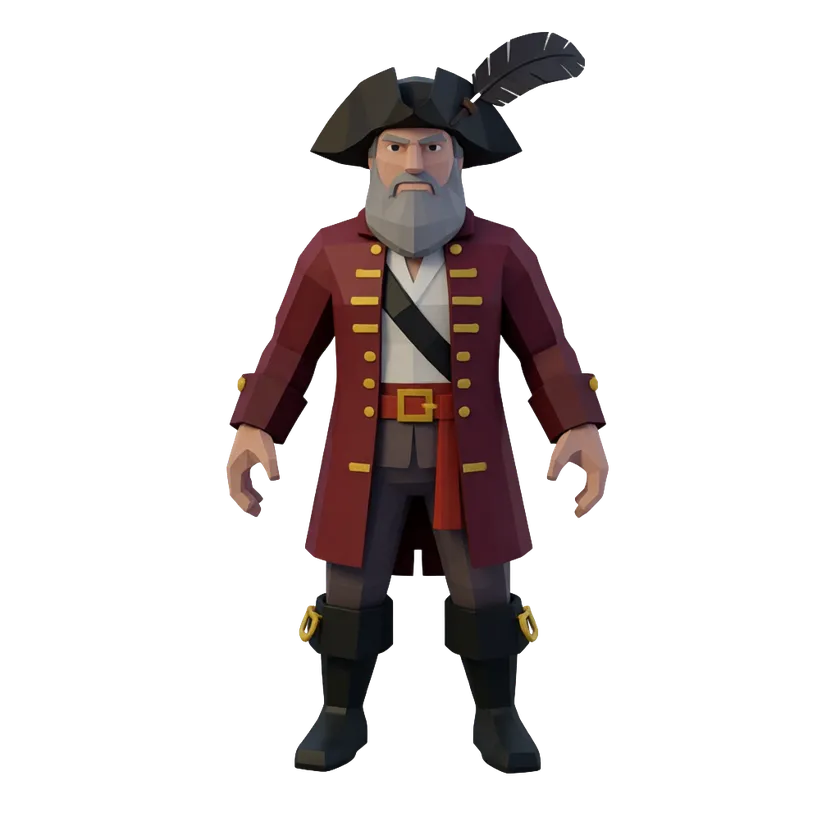
#> input picture capitan.webp, 840 x 840 px, shrunk from 1024 x 1024 before the run
$ python medir_cuerpo.py ../capitan.webp ../cai_callado_plano.png
#> lines starting #> are read from the running program, lines starting #| are printed output that depends on the picture; after the words box and inside, x2 and y2 are one past the last pixel; in counts of white or black regions, pixels touching at a corner belong together
"""Mide en el CONCEPTO donde estan los hombros, las muñecas y las piernas.

Se mide en el dibujo y no en la malla porque la silueta del concepto esta
LIMPIA: es una mancha de alfa sin cejas, bigote ni arrugas, asi que partirla
por filas da islas que son de verdad "brazo, cuerpo, brazo". En la malla, los
mismos cortes se rompian con cada rasgo de la cara y el hombro salia a la
altura de los ojos.

Todo se guarda en FRACCIONES del cuerpo (del alto total, y del ancho de la
silueta a esa misma altura), que es lo que deja aplicarlas a un modelo 3D
normalizado. Uso: python tools/medir_cuerpo.py <concepto.png> <salida.json>
"""
import sys, json
import numpy as np
from PIL import Image

im = Image.open(sys.argv[1]).convert("RGBA")
#> im is the input picture: PIL image 840x840 RGBA; mean R, G, B, A 17.2, 11.9, 11.6, 51.2
a = np.array(im)
op = a[..., 3] > 200
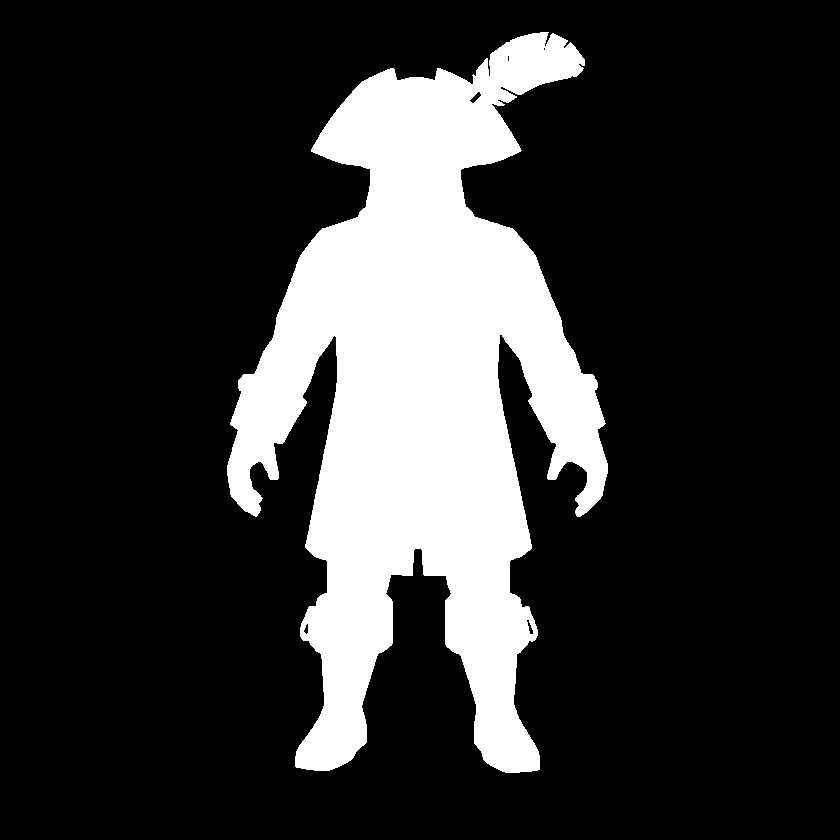
#> op: shape (840, 840) bool; 19.9% white; 1 white region, box (x1, y1, x2, y2) and area: (227, 32, 608, 773) 140467
if op.mean() > 0.98:                       # fondo blanco opaco en vez de alfa
    op = a[..., :3].min(axis=2) < 240
H, W = op.shape
#> H = 840; W = 840
filas = np.nonzero(op.any(axis=1))[0]
#> filas = 741 values from 32 to 772
top, bot = int(filas.min()), int(filas.max())
#> top = 32; bot = 772
alto = bot - top
#> alto = 740
HUECO = max(3, int(alto * 0.012))
#> HUECO = 8

def islas(y):
#> called with y = 32
    xs = np.nonzero(op[y])[0]
#> xs = [540, 541, 542, 543, 544, 545, 546, 547, 548]
    if len(xs) == 0:
        return []
    g = []; ini = 0
    for i in range(1, len(xs)):
        if xs[i] - xs[i - 1] > HUECO:
            g.append((xs[ini], xs[i - 1])); ini = i
#> this loop made 8 passes
#> after the loop, g = []
    g.append((xs[ini], xs[-1]))
    return [x for x in g if x[1] - x[0] >= alto * 0.015]

perfil = {y: islas(y) for y in range(top, bot + 1)}
#> the loop in islas (call 2), `for i in range(1, len(xs)):` made 17 passes
#> perfil = 741 items
tres = [y for y in range(top, bot + 1) if len(perfil[y]) >= 3]
#> tres = 174 values from 72 to 511
dos_abajo = [y for y in range(top + int(alto * 0.6), bot + 1) if len(perfil[y]) == 2]
#> dos_abajo = 221 values from 550 to 770
assert tres, "no se ven los brazos separados del cuerpo en el concepto"

y_hombro, y_muneca = min(tres), max(tres)
#> y_hombro = 72; y_muneca = 511
y_med = (y_hombro + y_muneca) // 2
#> y_med = 291
g = perfil[y_med]
#> g = [(287, 548)]
brazo_px = (abs((g[0][0] + g[0][1]) / 2 - W / 2) + abs((g[-1][0] + g[-1][1]) / 2 - W / 2)) / 2
#> brazo_px = 2.5
ancho_h = perfil[y_hombro][0][0], perfil[y_hombro][-1][1]
#> ancho_h = (380, 580)
ancho_hombro = ancho_h[1] - ancho_h[0]
#> ancho_hombro = 200

if dos_abajo:
    y_entre = min(dos_abajo)
#> y_entre = 550
    gp = perfil[dos_abajo[len(dos_abajo) // 2]]
#> gp = [(322, 375), (462, 516)]
    pierna_px = (abs((gp[0][0] + gp[0][1]) / 2 - W / 2) + abs((gp[-1][0] + gp[-1][1]) / 2 - W / 2)) / 2
#> pierna_px = 70.25
else:
    y_entre = top + int(alto * 0.78); pierna_px = alto * 0.06

met = {
    "hombro_z": (y_hombro - top) / alto,      # 0 = coronilla, 1 = suelo
    "muneca_z": (y_muneca - top) / alto,
    "brazo_x": brazo_px / ancho_hombro,       # del ancho a la altura del hombro
    "cadera_z": (y_entre - top) / alto,
    "pierna_x": pierna_px / ancho_hombro,
    "ancho_hombro": ancho_hombro / alto,
}
#> met = {'hombro_z': 0.0541, 'muneca_z': 0.647, 'brazo_x': 0.0125, 'cadera_z': 0.7, 'pierna_x': 0.351, 'ancho_hombro': 0.27}
json.dump(met, open(sys.argv[2], "w"), indent=1)
print(sys.argv[2], {k: round(v, 4) for k, v in met.items()})
#| ../cai_callado_plano.png {'hombro_z': 0.0541, 'muneca_z': 0.6473, 'brazo_x': 0.0125, 'cadera_z': 0.7, 'pierna_x': 0.3512, 'ancho_hombro': 0.2703}

$ run again, on cai_feliz_plano.png
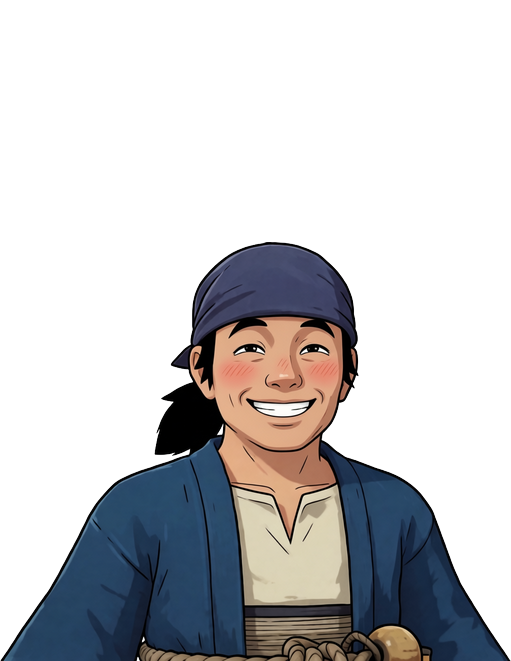
#> input picture cai_feliz_plano.png, 511 x 661 px
#> `op = a[..., :3].min(axis=2) < 240`:
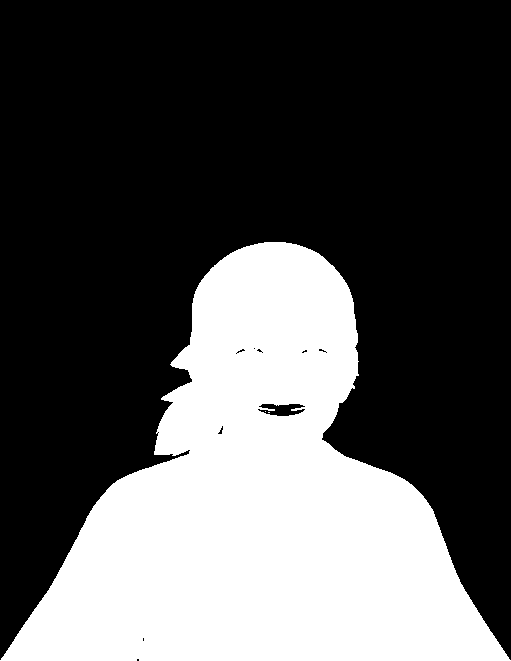
#> op: shape (661, 511) bool; 33% white; 3 white regions (2 under 20 px), largest, box (x1, y1, x2, y2) and area: (0, 242, 511, 661) 111396
#> filas = 419 values from 242 to 660
#> top = 242; bot = 660
#> alto = 418
#> HUECO = 5
#> xs = 22 values from 264 to 285
#> the loop in islas, `for i in range(1, len(xs)):` made 21 passes
#> after the loop in islas, `for i in range(1, len(xs)):`: g = []
#> the loop in islas (call 2), `for i in range(1, len(xs)):` made 33 passes
#> perfil = 419 items
#> tres = [350, 404]
#> dos_abajo = []
#> y_hombro = 350; y_muneca = 404
#> y_med = 377
#> `g = perfil[y_med]`: g = [(190, 355)]
#> brazo_px = 17
#> ancho_h = (182, 356)
#> ancho_hombro = 174
#> y_entre = 568
#> pierna_px = 25.08
#> met = {'hombro_z': 0.258, 'muneca_z': 0.388, 'brazo_x': 0.0977, 'cadera_z': 0.78, 'pierna_x': 0.144, 'ancho_hombro': 0.416}
#| ../cai_feliz_plano.png {'hombro_z': 0.2584, 'muneca_z': 0.3876, 'brazo_x': 0.0977, 'cadera_z': 0.7799, 'pierna_x': 0.1441, 'ancho_hombro': 0.4163}
